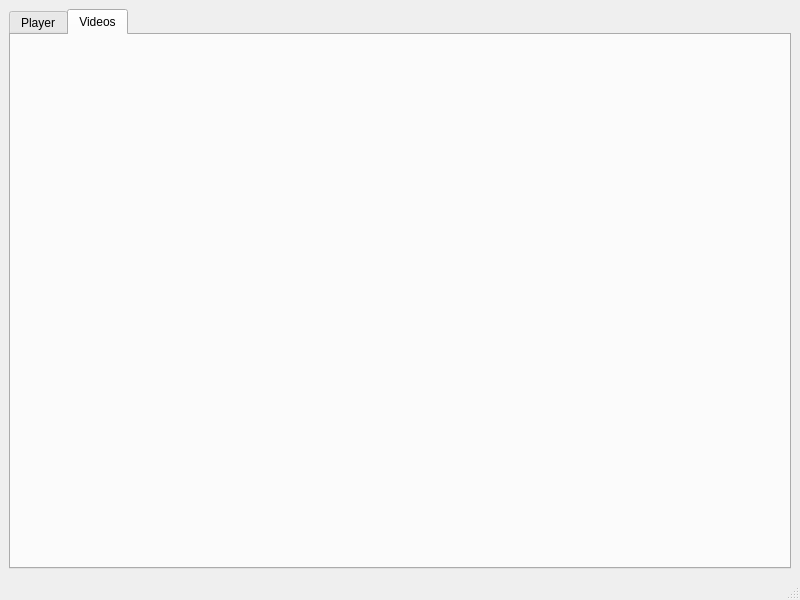
<?xml version="1.0" encoding="UTF-8"?>
<ui version="4.0">
 <class>MainWindow</class>
 <widget class="QMainWindow" name="MainWindow">
  <property name="geometry">
   <rect>
    <x>0</x>
    <y>0</y>
    <width>800</width>
    <height>600</height>
   </rect>
  </property>
  <property name="maximumSize">
   <size>
    <width>16777215</width>
    <height>16777215</height>
   </size>
  </property>
  <property name="windowTitle">
   <string>Video Streamer</string>
  </property>
  <widget class="QWidget" name="centralwidget">
   <layout class="QVBoxLayout" name="verticalLayout_2">
    <item>
     <widget class="QTabWidget" name="tabWidget">
      <property name="currentIndex">
       <number>1</number>
      </property>
      <widget class="VideoPlayer" name="video_player">
       <attribute name="title">
        <string>Player</string>
       </attribute>
      </widget>
      <widget class="DirectoryInfoView" name="directory_info_view">
       <attribute name="title">
        <string>Videos</string>
       </attribute>
      </widget>
     </widget>
    </item>
   </layout>
  </widget>
  <widget class="QStatusBar" name="statusbar"/>
 </widget>
 <customwidgets>
  <customwidget>
   <class>VideoPlayer</class>
   <extends>QWidget</extends>
   <header>videoplayer.h</header>
   <container>1</container>
  </customwidget>
  <customwidget>
   <class>DirectoryInfoView</class>
   <extends>QWidget</extends>
   <header>directoryinfoview.h</header>
   <container>1</container>
  </customwidget>
 </customwidgets>
 <resources/>
 <connections/>
</ui>
